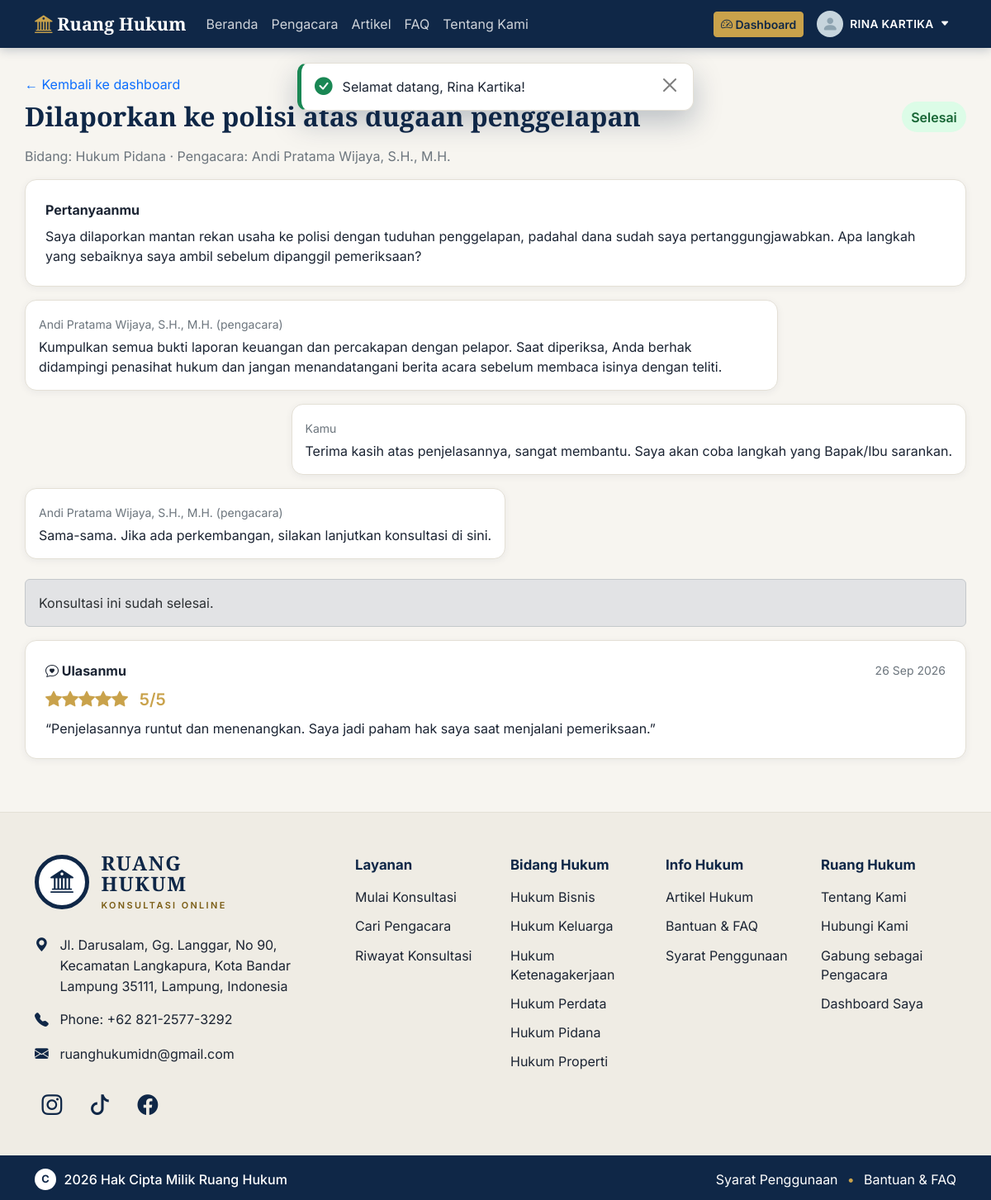
The page /klien/konsultasi_detail.php?id=1 (signed in) on the database its author committed.
### tables this page shows
CREATE TABLE users (
  id INT AUTO_INCREMENT PRIMARY KEY,
  nama VARCHAR(100) NOT NULL,
  username VARCHAR(30) NULL UNIQUE,
  email VARCHAR(120) NOT NULL UNIQUE,
  password VARCHAR(255) NOT NULL,
  role ENUM('klien','pengacara','admin') NOT NULL DEFAULT 'klien',
  perusahaan VARCHAR(120) NULL,
  telepon VARCHAR(20) NULL,
  foto VARCHAR(255) NULL,
  status ENUM('aktif','menunggu','ditolak','nonaktif') NOT NULL DEFAULT 'aktif',
  terms_at DATETIME NULL,
  last_login_at DATETIME NULL,
  created_at TIMESTAMP DEFAULT CURRENT_TIMESTAMP
);

CREATE TABLE konsultasi (
  id INT AUTO_INCREMENT PRIMARY KEY,
  klien_id INT NOT NULL,
  pengacara_id INT NULL,
  bidang_id INT NOT NULL,
  judul VARCHAR(150) NOT NULL,
  isi TEXT NOT NULL,
  lampiran VARCHAR(255) NULL,
  status ENUM('menunggu','dijawab','selesai','ditutup') NOT NULL DEFAULT 'menunggu',
  created_at TIMESTAMP DEFAULT CURRENT_TIMESTAMP,
  FOREIGN KEY (klien_id) REFERENCES users(id) ON DELETE CASCADE,
  FOREIGN KEY (pengacara_id) REFERENCES users(id) ON DELETE SET NULL,
  FOREIGN KEY (bidang_id) REFERENCES bidang_hukum(id)
);

CREATE TABLE bidang_hukum (
  id INT AUTO_INCREMENT PRIMARY KEY,
  nama VARCHAR(80) NOT NULL UNIQUE,
  deskripsi VARCHAR(255) NULL
);

CREATE TABLE balasan (
  id INT AUTO_INCREMENT PRIMARY KEY,
  konsultasi_id INT NOT NULL,
  pengirim_id INT NOT NULL,
  isi TEXT NOT NULL,
  created_at TIMESTAMP DEFAULT CURRENT_TIMESTAMP,
  FOREIGN KEY (konsultasi_id) REFERENCES konsultasi(id) ON DELETE CASCADE,
  FOREIGN KEY (pengirim_id) REFERENCES users(id) ON DELETE CASCADE
);

CREATE TABLE ulasan (
  id INT AUTO_INCREMENT PRIMARY KEY,
  konsultasi_id INT NOT NULL UNIQUE,
  klien_id INT NOT NULL,
  pengacara_id INT NOT NULL,
  rating TINYINT UNSIGNED NOT NULL,
  komentar VARCHAR(500) NULL,
  created_at TIMESTAMP DEFAULT CURRENT_TIMESTAMP,
  FOREIGN KEY (konsultasi_id) REFERENCES konsultasi(id) ON DELETE CASCADE,
  FOREIGN KEY (klien_id) REFERENCES users(id) ON DELETE CASCADE,
  FOREIGN KEY (pengacara_id) REFERENCES users(id) ON DELETE CASCADE
);

### klien/konsultasi_detail.php (the view, shortened to what the rows shown need)
<?php
$user = current_user();
$pdo  = db();
$id   = (int) ($_GET['id'] ?? 0);
$stmt = $pdo->prepare(
    'SELECT k.*, b.nama AS bidang, u.nama AS pengacara
     FROM konsultasi k
     LEFT JOIN bidang_hukum b ON b.id = k.bidang_id
     LEFT JOIN users u ON u.id = k.pengacara_id
     WHERE k.id = ? AND k.klien_id = ?'
);
$stmt->execute([$id, $user['id']]);
$k = $stmt->fetch();
$menunggu   = ($k['status'] === 'menunggu');
$bisa_balas = ($k['status'] === 'dijawab');
$st = $pdo->prepare('SELECT rating, komentar, created_at FROM ulasan WHERE konsultasi_id = ?');
$st->execute([$k['id']]);
$ulasan = $st->fetch() ?: null;
$stmt = $pdo->prepare(
    'SELECT bl.id, bl.isi, bl.pengirim_id, u.nama, u.role
     FROM balasan bl JOIN users u ON u.id = bl.pengirim_id
     WHERE bl.konsultasi_id = ? ORDER BY bl.id ASC'
);
$stmt->execute([$k['id']]);
$balasan = $stmt->fetchAll();
require_once __DIR__ . '/../includes/header.php';
?>
<link rel="stylesheet" href="<?= e(url('assets/css/ulasan.css')) ?>">
<div class="container page-head">
  <a href="<?= e(url('klien/dashboard.php')) ?>" class="text-decoration-none">&larr; Kembali ke dashboard</a>
  <div class="d-flex flex-wrap justify-content-between align-items-center mt-2 mb-3 gap-2">
    <h2 class="mb-0"><?= e($k['judul']) ?></h2>
    <span class="badge-status badge-<?= e($k['status']) ?>"><?= e(ucfirst($k['status'])) ?></span>
  </div>
  <p class="text-secondary">
    Bidang: <?= e($k['bidang'] ?? '-') ?> &middot; Pengacara: <?= e($k['pengacara'] ?? 'Belum ada') ?>
  </p>
  <div class="card-rh p-4 mb-3">
    <strong>Pertanyaanmu</strong>
    <p class="mb-0 mt-2"><?= nl2br(e($k['isi'])) ?></p>
  </div>
  <?php foreach ($balasan as $b): ?>
    <?php $saya = ((int) $b['pengirim_id'] === (int) $user['id']); ?>
    <div class="d-flex <?= $saya ? 'justify-content-end' : 'justify-content-start' ?> mb-3">
      <div class="card-rh p-3" style="max-width: 80%;">
        <small class="text-secondary">
          <?= $saya ? 'Kamu' : e($b['nama']) . ' (' . e($b['role']) . ')' ?>
        </small>
        <div class="mt-1"><?= nl2br(e($b['isi'])) ?></div>
      </div>
    </div>
  <?php endforeach; ?>
  <?php if ($bisa_balas): ?>
    <div class="card-rh p-4 mt-4">
      <form method="post" class="mb-3">
        <?= csrf_field() ?>
        <input type="hidden" name="aksi" value="balas">
        <label class="form-label" for="isi">Balas</label>
        <textarea class="form-control mb-3" id="isi" name="isi" rows="4" required></textarea>
        <button class="btn btn-gold" type="submit">Kirim Balasan</button>
      </form>
      <form method="post"
            data-confirm="Setelah ditandai selesai, konsultasi ini tidak bisa dibalas lagi."
            data-confirm-judul="Tandai konsultasi selesai?"
            data-confirm-ok="Ya, tandai selesai">
        <?= csrf_field() ?>
        <input type="hidden" name="aksi" value="selesai">
        <button class="btn btn-navy" type="submit">Tandai selesai</button>
      </form>
    </div>
  <?php else: ?>
    <div class="alert alert-secondary mt-4">Konsultasi ini sudah <?= e($k['status']) ?>.</div>
    <?php if ($ulasan): ?>
      <div class="card-rh ulasan-kartu p-4 mt-3" id="ulasan">
        <div class="d-flex flex-wrap justify-content-between align-items-center gap-2">
          <strong><i class="bi bi-chat-heart"></i> Ulasanmu</strong>
          <span class="text-secondary small"><?= e(tgl($ulasan['created_at'])) ?></span>
        </div>
        <div class="bintang-tampil my-2" aria-label="Rating <?= (int) $ulasan['rating'] ?> dari 5">
          <?php for ($i = 1; $i <= 5; $i++): ?><i class="bi <?= $i <= (int) $ulasan['rating'] ? 'bi-star-fill' : 'bi-star' ?>"></i><?php endfor; ?>
          <span class="ms-2 fw-semibold"><?= (int) $ulasan['rating'] ?>/5</span>
        </div>
        <?php if (trim((string) $ulasan['komentar']) !== ''): ?>
          <p class="mb-0">&ldquo;<?= nl2br(e($ulasan['komentar'])) ?>&rdquo;</p>
        <?php else: ?>
          <p class="text-secondary mb-0">Kamu tidak menulis komentar.</p>
        <?php endif; ?>
      </div>
    <?php endif; ?>
  <?php endif; ?>
</div>
<?php require_once __DIR__ . '/../includes/footer.php'; ?>

### includes/header.php (shortened to what the rows shown need)
<?php
$user  = current_user();
$profilSaya = $user ? auth_profil_saya((int) $user['id']) : [];
$tanpaKerangka = $tanpaKerangka ?? false;
?>
<!DOCTYPE html>
<html lang="id">
<head>
  <link href="https://cdn.jsdelivr.net/npm/bootstrap@5.3.3/dist/css/bootstrap.min.css" rel="stylesheet">
  <link href="https://cdn.jsdelivr.net/npm/bootstrap-icons@1.11.3/font/bootstrap-icons.css" rel="stylesheet">
  <link href="<?= url('assets/css/style.css') ?>" rel="stylesheet">
  <link href="<?= url('assets/css/profil.css') ?>" rel="stylesheet">
  <link href="<?= url('assets/css/footer.css') ?>" rel="stylesheet">
</head>
<body<?= $tanpaKerangka ? ' class="halaman-polos"' : '' ?>>
<?php if (!$tanpaKerangka): ?>
<nav class="navbar navbar-expand-lg navbar-rh sticky-top">
  <div class="container">
    <div class="collapse navbar-collapse" id="menu">
      <div class="d-flex flex-column flex-lg-row gap-2 align-items-stretch align-items-lg-center">
        <?php if ($user): ?>
          <a class="btn btn-gold btn-sm" href="<?= url(dashboard_path($user['role'])) ?>"><i class="bi bi-speedometer2"></i> Dashboard</a>
          <div class="dropdown profil-menu">
            <button class="btn profil-tombol" type="button" data-bs-toggle="dropdown" data-bs-auto-close="outside" aria-expanded="false" id="tombolProfil">
              <?= auth_avatar_html($profilSaya['foto'] ?? null, 'kecil') ?>
              <span class="profil-nama"><?= e(mb_strtoupper($user['nama'])) ?></span>
              <i class="bi bi-caret-down-fill"></i>
            </button>
          </div>
        <?php else: ?>
          <a class="btn btn-outline-light btn-sm" href="<?= url('auth/login.php') ?>">Masuk</a>
          <a class="btn btn-gold btn-sm" href="<?= url('auth/register.php') ?>">Daftar</a>
        <?php endif; ?>
      </div>
    </div>
  </div>
</nav>
<?php endif; ?>
<main>

### includes/footer.php (shortened to what the rows shown need)
</main>
<?php $tanpaKerangka = $tanpaKerangka ?? false; ?>
<?php if (!$tanpaKerangka): ?>
<?php
$bidangFooter = [];
try {
    $bidangFooter = db()->query('SELECT id, nama FROM bidang_hukum ORDER BY nama LIMIT 6')->fetchAll();
} catch (Throwable $ex) {
    $bidangFooter = [];
}
?>
<footer class="rh-footer mt-5">
  <div class="rh-footer-atas">
    <div class="container">
      <div class="row g-4 g-xl-5">
        <nav class="col-lg-8" aria-label="Tautan footer">
          <div class="row g-4">
            <div class="col-6 col-md-3">
              <h2 class="rh-footer-judul">Layanan</h2>
            </div>
            <div class="col-6 col-md-3">
              <h2 class="rh-footer-judul">Bidang Hukum</h2>
              <ul class="rh-footer-daftar">
                <?php foreach ($bidangFooter as $b): ?>
                  <li><a href="<?= url('pengacara.php?bidang=' . (int) $b['id']) ?>"><?= e($b['nama']) ?></a></li>
                <?php endforeach; ?>
              </ul>
            </div>
            <div class="col-6 col-md-3">
              <h2 class="rh-footer-judul">Info Hukum</h2>
            </div>
            <div class="col-6 col-md-3">
              <h2 class="rh-footer-judul">Ruang Hukum</h2>
            </div>
          </div>
        </nav>
      </div>
    </div>
  </div>
</footer>
<?php endif; ?>
</body>
</html>

### rows shown on the page
users: nama "RINA KARTIKA"
konsultasi: judul "Dilaporkan ke polisi atas dugaan penggelapan", status "Selesai", bidang.nama "Hukum Pidana", pengacara.nama "Andi Pratama Wijaya, S.H., M.H.", isi "Saya dilaporkan mantan rekan usaha ke polisi dengan tuduhan penggelapan, padahal dana sudah saya pertanggungjawabkan. Apa langkah yang sebaiknya saya ambil sebelum dipanggil pemeriksaan?", status "selesai"
balasan: pengirim.nama "Andi Pratama Wijaya, S.H., M.H.", pengirim.role "pengacara", isi "Kumpulkan semua bukti laporan keuangan dan percakapan dengan pelapor. Saat diperiksa, Anda berhak didampingi penasihat hukum dan jangan menandatangani berita acara sebelum membaca isinya dengan teliti."
balasan: shows "Kamu", isi "Terima kasih atas penjelasannya, sangat membantu. Saya akan coba langkah yang Bapak/Ibu sarankan."
balasan: pengirim.nama "Andi Pratama Wijaya, S.H., M.H.", pengirim.role "pengacara", isi "Sama-sama. Jika ada perkembangan, silakan lanjutkan konsultasi di sini."
ulasan: created_at "26 Sep 2026", rating "5", komentar "Penjelasannya runtut dan menenangkan. Saya jadi paham hak saya saat menjalani pemeriksaan."
bidang_hukum: nama "Hukum Bisnis"
bidang_hukum: nama "Hukum Keluarga"
bidang_hukum: nama "Hukum Ketenagakerjaan"
bidang_hukum: nama "Hukum Perdata"
bidang_hukum: nama "Hukum Pidana"
bidang_hukum: nama "Hukum Properti"

### other values the page prints
$mnNama "Beranda"
$mnNama "Pengacara"
$mnNama "Artikel"
$mnNama "FAQ"
$mnNama "Tentang Kami"
$f['pesan'] "Selamat datang, Rina Kartika!"
$kontak['alamat'] "Jl. Darusalam, Gg. Langgar, No 90, Kecamatan Langkapura, Kota Bandar Lampung 35111, Lampung, Indonesia"
$kontak['telepon'] "+62 821-2577-3292"
$kontak['email'] "ruanghukumidn@gmail.com"
